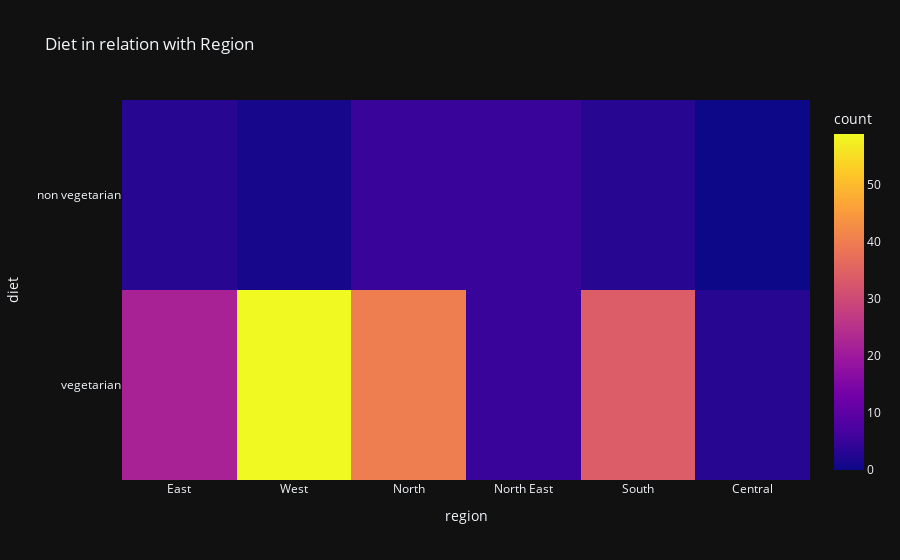

The notebook cell this image was saved under:
### Code cell
px.density_heatmap(df,x='region',y='diet',title='Diet in relation with Region',template='plotly_dark')

### Figure 1 — Plotly figure (JSON) as saved in the notebook; plotly's stock layout.template omitted (floating-point values rounded to 4 significant figures; data arrays with more than 128 entries replaced by an {"elided": "..."} marker saying what was removed)
{"data": [{"coloraxis": "coloraxis", "hovertemplate": "region=%{x}<br>diet=%{y}<br>count=%{z}<extra></extra>", "name": "", "type": "histogram2d", "x": {"elided": "180 str values"}, "xaxis": "x", "xbingroup": "x", "y": {"elided": "180 str values"}, "yaxis": "y", "ybingroup": "y"}], "layout": {"coloraxis": {"colorbar": {"title": {"text": "count"}}, "colorscale": [[0, "#0d0887"], [0.1111, "#46039f"], [0.2222, "#7201a8"], [0.3333, "#9c179e"], [0.4444, "#bd3786"], [0.5556, "#d8576b"], [0.6667, "#ed7953"], [0.7778, "#fb9f3a"], [0.8889, "#fdca26"], [1, "#f0f921"]]}, "legend": {"tracegroupgap": 0}, "title": {"text": "Diet in relation with Region"}, "xaxis": {"anchor": "y", "domain": [0, 1], "title": {"text": "region"}}, "yaxis": {"anchor": "x", "domain": [0, 1], "title": {"text": "diet"}}}}
